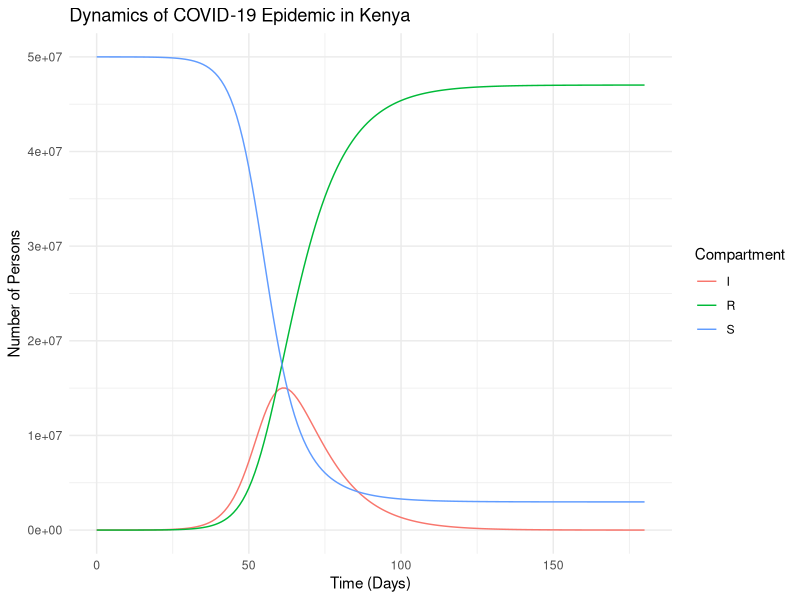
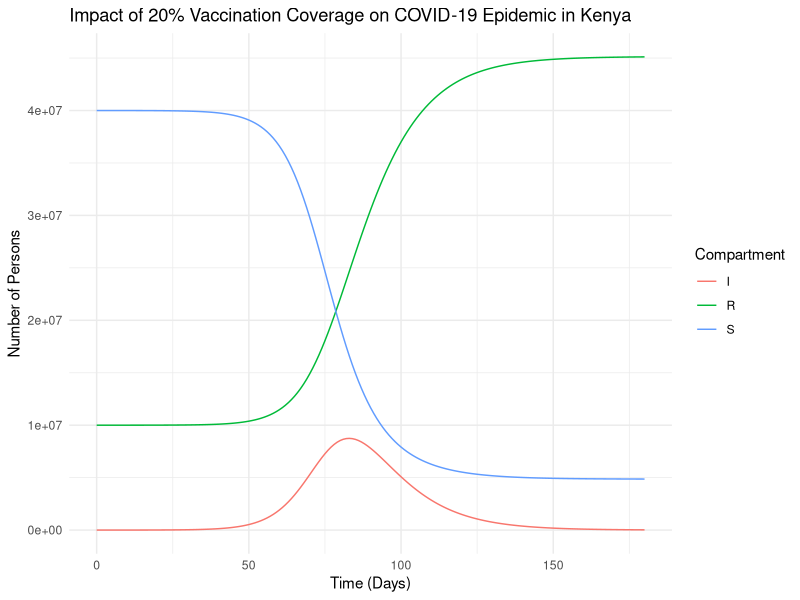
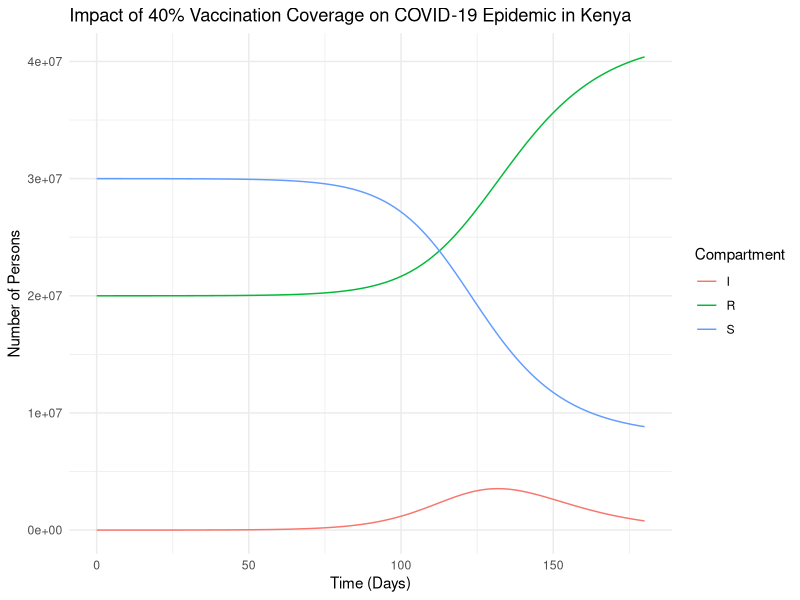
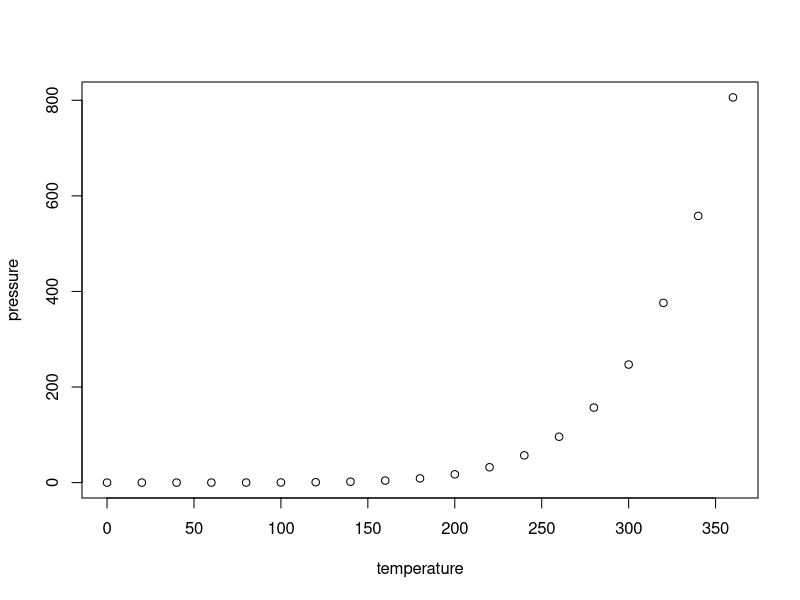

R code for these plots, in order:
## ---- chunk 1
knitr::opts_chunk$set(echo = TRUE)
## ---- chunk 2
#load necessary libraries
install.packages("deSolve")
library(deSolve)
install.packages("tidyverse")
library(tidyverse)
install.packages("DiagrammeR")
library(DiagrammeR)



## ---- chunk 3
grViz("digraph flowchart {
      graph [layout = dot, rankdir = LR]
      node [fontname = Helvetica, shape = rectangle]
      tab1 [label = 'Susceptible (S)']
      tab2 [label = 'Infected (I)']
      tab3 [label = 'Recovered (R)']
      tab1 -> tab2 [label = 'beta * S * I / N']
      tab2 -> tab3 [label = 'gamma * I']
      tab2 -> tab1 [style = invis]
      tab3 -> tab1 [style = invis]
      }
      ")

## ---- chunk 4
# Parameters
population_size <- 50000000
initial_infected <- 500
initial_recovered <- 0
duration_of_infectiousness <- 10
transmission_rate <- 0.3
recovery_rate <- 1 / duration_of_infectiousness
simulation_period <- 180

# Initial State Values
initial_susceptible <- population_size - initial_infected - initial_recovered
initial_state_values <- c(S = initial_susceptible, I = initial_infected, R = initial_recovered)

# Parameters for the Model
parameters <- c(beta = transmission_rate, gamma = recovery_rate)
times <- seq(from = 0, to = simulation_period, by = 1)

## ---- chunk 5
# SIR Model Function
sir_model <- function(time, state, parameters) {
  with(as.list(c(state, parameters)), {
    N <- S + I + R
    lambda <- beta * I / N
    dS <- -lambda * S
    dI <- lambda * S - gamma * I
    dR <- gamma * I
    return(list(c(dS, dI, dR)))
  })
}
sir_model
# Solving the Model
output <- as.data.frame(ode(y = initial_state_values, times = times, func = sir_model, parms = parameters))
output
output

## ---- chunk 6
# Transforming Data to Tidy Format
dat <- output %>% pivot_longer(cols = c(S, I, R), names_to = "state", values_to = "value")
dat

# Plotting the Dynamics
dat %>% ggplot(aes(x = time, y = value, color = state, group = state)) +
  geom_line() +
  xlab("Time (Days)") +
  ylab("Number of Persons") +
  labs(title = "Dynamics of COVID-19 Epidemic in Kenya", color = "Compartment") +
  theme_minimal()


## ---- chunk 7
# Parameters for Vaccination
vaccination_coverage <- 0.2
initial_susceptible_vacc <- (1 - vaccination_coverage) * population_size
initial_recovered_vacc <- vaccination_coverage * population_size
initial_state_values_vacc <- c(S = initial_susceptible_vacc, I = initial_infected, R = initial_recovered_vacc)

# Solving the Model with Vaccination
output_vacc <- as.data.frame(ode(y = initial_state_values_vacc, times = times, func = sir_model, parms = parameters))
output_vacc

# Transforming Data to Tidy Format
dat_vacc <- output_vacc %>% pivot_longer(cols = c(S, I, R), names_to = "state", values_to = "value")
dat_vacc

# Plotting the Dynamics with Vaccination
dat_vacc %>% ggplot(aes(x = time, y = value, color = state, group = state)) +
  geom_line() +
  xlab("Time (Days)") +
  ylab("Number of Persons") +
  labs(title = "Impact of 20% Vaccination Coverage on COVID-19 Epidemic in Kenya", color = "Compartment") +
  theme_minimal()


## ---- chunk 8
# Parameters for Increased Vaccination
vaccination_coverage_high <- 0.4
initial_susceptible_high_vacc <- (1 - vaccination_coverage_high) * population_size
initial_susceptible_high_vacc
initial_recovered_high_vacc <- vaccination_coverage_high * population_size
initial_recovered_high_vacc
initial_state_values_high_vacc <- c(S = initial_susceptible_high_vacc, I = initial_infected, R = initial_recovered_high_vacc)
initial_state_values_high_vacc

# Solving the Model with Increased Vaccination
output_high_vacc <- as.data.frame(ode(y = initial_state_values_high_vacc, times = times, func = sir_model, parms = parameters))
output_high_vacc

# Transforming Data to Tidy Format
dat_high_vacc <- output_high_vacc %>% pivot_longer(cols = c(S, I, R), names_to = "state", values_to = "value")
dat_high_vacc
# Plotting the Dynamics with Increased Vaccination
dat_high_vacc %>% ggplot(aes(x = time, y = value, color = state, group = state)) +
  geom_line() +
  xlab("Time (Days)") +
  ylab("Number of Persons") +
  labs(title = "Impact of 40% Vaccination Coverage on COVID-19 Epidemic in Kenya", color = "Compartment") +
  theme_minimal()

## ---- chunk 9
plot(pressure)
